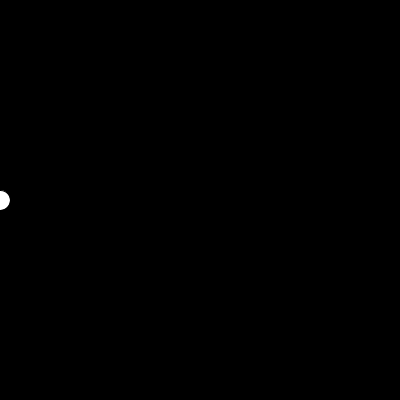
Frame 1 (no input)
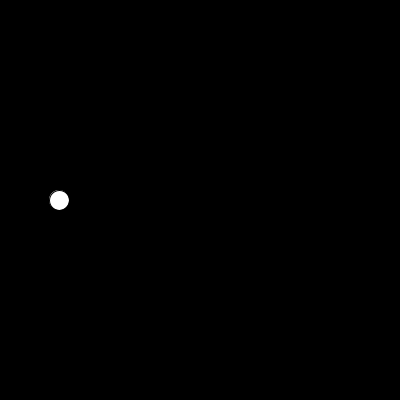
Frame 60 (the mouse pressed at the canvas centre just before this capture)
Frame 120 (the mouse held since frame 60 and released just before this capture): identical to frame 60, image omitted

The Processing sketch that drew these frames (run headless with seeded random() and noise(); from frame 60 on, the mouse is pressed at the canvas centre):

// Processing sketch: doNow_circle
// ── doNow_circle.pde
float xPos;
float yPos;

void setup() {
  size(400, 400);
  xPos = 0;
  yPos = height/2;
}

void draw() {
  background(0);
  circle(xPos, yPos, 20);
  xPos += 1;
}

void mousePressed() {
  xPos = 0;
}
  
